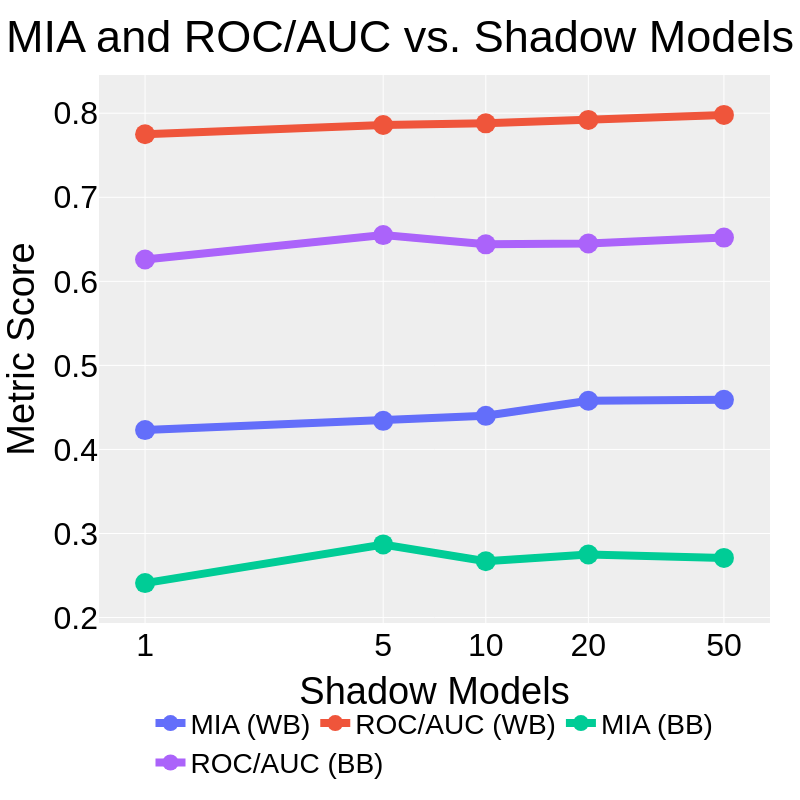

Notebook cell for this chart:
### Code cell
# Batch size figure
df = {"Shadow Models": shadow_models, "MIA (WB)": shadow_models_wb, "MIA (BB)": shadow_models_bb, "ROC/AUC (WB)": shadow_models_wb_roc, "ROC/AUC (BB)": shadow_models_bb_roc}

fig = px.line(
    data_frame=df,
    x="Shadow Models",
    y=["MIA (WB)", "ROC/AUC (WB)",  "MIA (BB)", "ROC/AUC (BB)"],
    markers=True,
    title="MIA and ROC/AUC vs. Shadow Models",
)
fig.update_layout(
    xaxis=dict(
        tickmode='array',  # Set tickmode to 'array' to use tickvals/ticktext
        tickvals=shadow_models,   # Specify the x-coordinates of your data points as tick values
    ),
)
fig.update_xaxes(
    type="log", matches=None, tickangle=0, title_font_family="Helvetica", tickfont_family="Helvetica", tickfont_size=FONT_SIZE,
)
fig.update_yaxes(
    matches=None, title = "Metric Score", tickangle=0, title_font_family="Helvetica", tickfont_family="Helvetica", tickfont_size=FONT_SIZE,
)
fig.update_traces(marker=dict(size=20), line=dict(width=8))

customize_figure_layout(fig)
save_and_display_figure(fig, "mia_dcr_shadow_models", plots_dir)

### Figure 1 — Plotly figure (JSON) as saved in the notebook; plotly's stock layout.template omitted (floating-point values rounded to 4 significant figures)
{"data": [{"hovertemplate": "variable=MIA (WB)<br>Shadow Models=%{x}<br>value=%{y}<extra></extra>", "legendgroup": "MIA (WB)", "line": {"color": "#636efa", "dash": "solid", "width": 8}, "marker": {"size": 20, "symbol": "circle"}, "mode": "lines+markers", "name": "MIA (WB)", "orientation": "v", "showlegend": true, "type": "scatter", "x": [1, 5, 10, 20, 50], "xaxis": "x", "y": [0.423, 0.434, 0.44, 0.458, 0.459], "yaxis": "y"}, {"hovertemplate": "variable=ROC/AUC (WB)<br>Shadow Models=%{x}<br>value=%{y}<extra></extra>", "legendgroup": "ROC/AUC (WB)", "line": {"color": "#EF553B", "dash": "solid", "width": 8}, "marker": {"size": 20, "symbol": "circle"}, "mode": "lines+markers", "name": "ROC/AUC (WB)", "orientation": "v", "showlegend": true, "type": "scatter", "x": [1, 5, 10, 20, 50], "xaxis": "x", "y": [0.775, 0.786, 0.788, 0.792, 0.798], "yaxis": "y"}, {"hovertemplate": "variable=MIA (BB)<br>Shadow Models=%{x}<br>value=%{y}<extra></extra>", "legendgroup": "MIA (BB)", "line": {"color": "#00cc96", "dash": "solid", "width": 8}, "marker": {"size": 20, "symbol": "circle"}, "mode": "lines+markers", "name": "MIA (BB)", "orientation": "v", "showlegend": true, "type": "scatter", "x": [1, 5, 10, 20, 50], "xaxis": "x", "y": [0.241, 0.287, 0.267, 0.275, 0.271], "yaxis": "y"}, {"hovertemplate": "variable=ROC/AUC (BB)<br>Shadow Models=%{x}<br>value=%{y}<extra></extra>", "legendgroup": "ROC/AUC (BB)", "line": {"color": "#ab63fa", "dash": "solid", "width": 8}, "marker": {"size": 20, "symbol": "circle"}, "mode": "lines+markers", "name": "ROC/AUC (BB)", "orientation": "v", "showlegend": true, "type": "scatter", "x": [1, 5, 10, 20, 50], "xaxis": "x", "y": [0.626, 0.655, 0.644, 0.645, 0.652], "yaxis": "y"}], "layout": {"font": {"color": "black", "family": "Helvetica", "size": 32}, "height": 800, "legend": {"font": {"size": 28}, "orientation": "h", "title": {"font": {"family": "Helvetica"}, "text": ""}, "tracegroupgap": 0, "valign": "top", "x": 0.5, "xanchor": "center", "y": -0.3, "yanchor": "bottom"}, "margin": {"b": 25, "l": 30, "r": 30, "t": 75}, "plot_bgcolor": "#eeeeee", "title": {"font": {"family": "Helvetica"}, "text": "MIA and ROC/AUC vs. Shadow Models", "x": 0.5, "y": 0.975}, "width": 800, "xaxis": {"anchor": "y", "domain": [0, 1], "tickangle": 0, "tickfont": {"family": "Helvetica", "size": 32}, "tickmode": "array", "tickvals": [1, 5, 10, 20, 50], "title": {"font": {"family": "Helvetica"}, "text": "Shadow Models"}, "type": "log"}, "yaxis": {"anchor": "x", "domain": [0, 1], "tickangle": 0, "tickfont": {"family": "Helvetica", "size": 32}, "title": {"font": {"family": "Helvetica"}, "text": "Metric Score"}}}}
